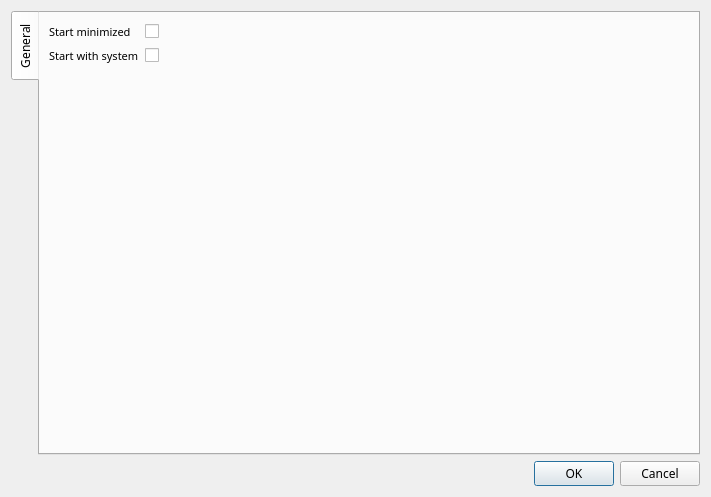
<?xml version="1.0" encoding="UTF-8"?>
<ui version="4.0">
 <class>SettingsDialog</class>
 <widget class="QDialog" name="SettingsDialog">
  <property name="windowModality">
   <enum>Qt::WindowModal</enum>
  </property>
  <property name="geometry">
   <rect>
    <x>0</x>
    <y>0</y>
    <width>711</width>
    <height>497</height>
   </rect>
  </property>
  <property name="font">
   <font>
    <family>Noto Sans</family>
   </font>
  </property>
  <property name="windowTitle">
   <string>Settings</string>
  </property>
  <layout class="QGridLayout" name="gridLayout">
   <item row="1" column="0">
    <widget class="QDialogButtonBox" name="button_box">
     <property name="standardButtons">
      <set>QDialogButtonBox::Cancel|QDialogButtonBox::Ok</set>
     </property>
    </widget>
   </item>
   <item row="0" column="0">
    <widget class="QTabWidget" name="tab_widget">
     <property name="font">
      <font>
       <family>Noto Sans</family>
       <pointsize>9</pointsize>
      </font>
     </property>
     <property name="tabPosition">
      <enum>QTabWidget::West</enum>
     </property>
     <property name="currentIndex">
      <number>0</number>
     </property>
     <widget class="QWidget" name="general">
      <property name="font">
       <font>
        <family>Noto Sans</family>
        <pointsize>8</pointsize>
       </font>
      </property>
      <attribute name="title">
       <string>General</string>
      </attribute>
      <layout class="QGridLayout" name="gridLayout4">
       <item row="0" column="1">
        <widget class="QCheckBox" name="start_minimized">
         <property name="text">
          <string/>
         </property>
        </widget>
       </item>
       <item row="1" column="0">
        <widget class="QLabel" name="start_with_system_l">
         <property name="text">
          <string>Start with system</string>
         </property>
        </widget>
       </item>
       <item row="0" column="2">
        <spacer name="horizontal_spacer">
         <property name="orientation">
          <enum>Qt::Horizontal</enum>
         </property>
         <property name="sizeHint" stdset="0">
          <size>
           <width>40</width>
           <height>20</height>
          </size>
         </property>
        </spacer>
       </item>
       <item row="0" column="0">
        <widget class="QLabel" name="start_minimized_l">
         <property name="text">
          <string>Start minimized</string>
         </property>
        </widget>
       </item>
       <item row="2" column="0">
        <spacer name="vertical_spacer">
         <property name="orientation">
          <enum>Qt::Vertical</enum>
         </property>
         <property name="sizeHint" stdset="0">
          <size>
           <width>20</width>
           <height>40</height>
          </size>
         </property>
        </spacer>
       </item>
       <item row="1" column="1">
        <widget class="QCheckBox" name="start_with_system">
         <property name="text">
          <string/>
         </property>
        </widget>
       </item>
      </layout>
     </widget>
    </widget>
   </item>
  </layout>
 </widget>
 <resources/>
 <connections/>
</ui>
